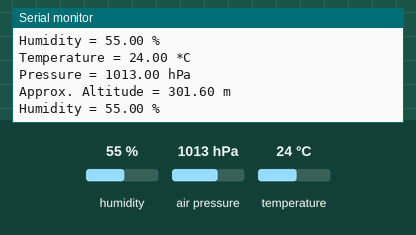
Recording of a sketch running on a simulated Arduino Uno, built with avr-gcc and run on an emulated ATmega328P. On the bench: the last lines printed to the serial monitor. The test bench sets the inputs (shaded band); at power-on: humidity 55 %, air pressure 1013 hPa, temperature 24 °C.

Above: at 1.3 s.
1.4 s: humidity set to 22 %
At 2.5 s:
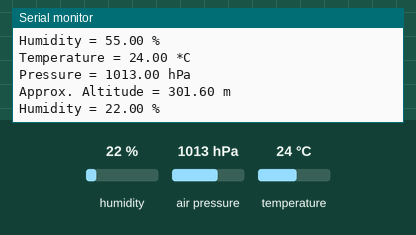
2.9 s: air pressure set to 952 hPa
At 3.7 s:
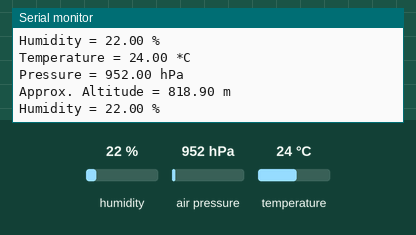

Measured:
- after the input at 1.4 s, the serial monitor: prints a new line after 0.74 s (image 1)
- after the input at 2.9 s, the serial monitor: prints a new line after 0.25 s (image 2)

The sketch:

BME280_serial.ino
```cpp
#include <Arduino.h>
#include <Adafruit_Sensor.h>
#include <Adafruit_BME280.h>

Adafruit_BME280 bme;

float temperature, humidity, pressure, altitude;

#define SEALEVELPRESSURE_HPA (1050)

void setup() {
  // put your setup code here, to run once:
  Serial.begin(115200);
  delay(100);
  bme.begin(0x76);
}

void loop() {
  // put your main code here, to run repeatedly:
  temperature = bme.readTemperature();
  humidity = bme.readHumidity();
  pressure = bme.readPressure() / 100.0F;
  altitude = bme.readAltitude(SEALEVELPRESSURE_HPA);

  Serial.print("Temperature = ");
  Serial.print(bme.readTemperature());
  Serial.println(" *C");

  // Convert temperature to Fahrenheit
  /*Serial.print("Temperature = ");
  Serial.print(1.8 * bme.readTemperature() + 32);
  Serial.println(" *F");*/

  Serial.print("Pressure = ");
  Serial.print(bme.readPressure() / 100.0F);
  Serial.println(" hPa");

  Serial.print("Approx. Altitude = ");
  Serial.print(bme.readAltitude(SEALEVELPRESSURE_HPA));
  Serial.println(" m");

  Serial.print("Humidity = ");
  Serial.print(bme.readHumidity());
  Serial.println(" %");

  Serial.println();
 delay(1000);
}
```
